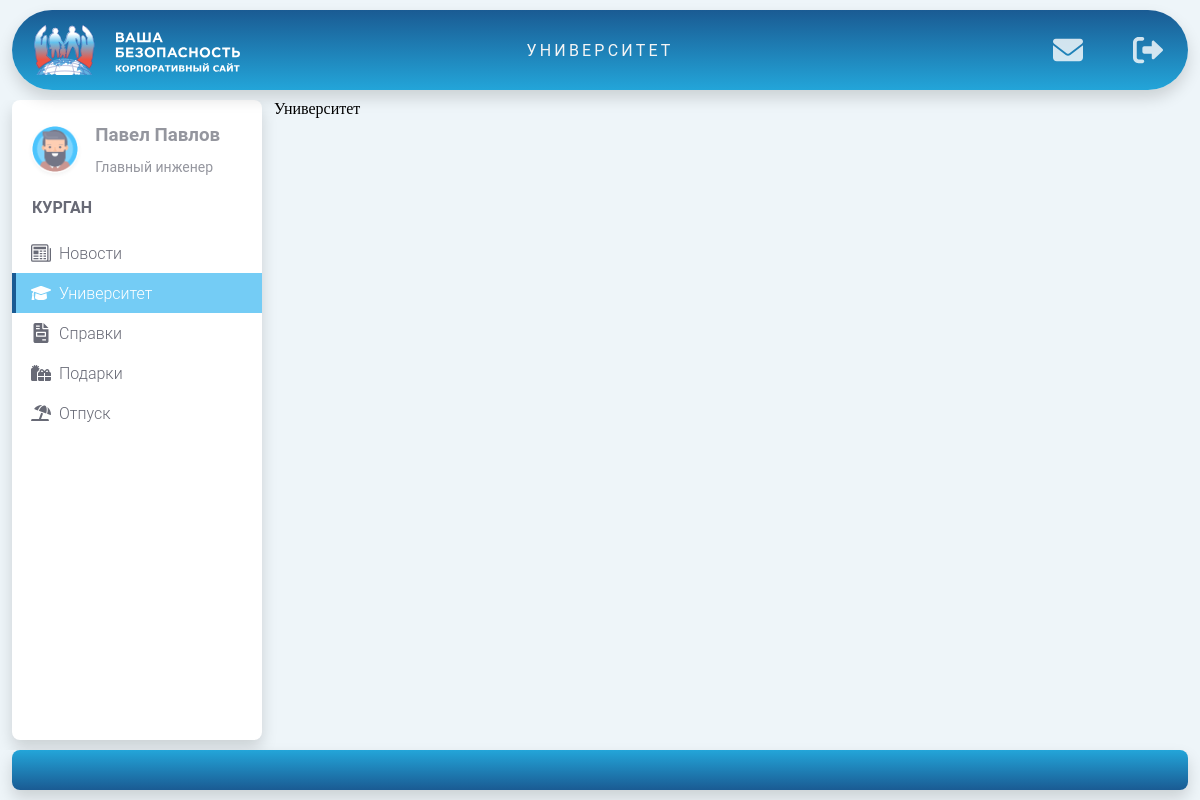
Screenshot of /university/ (signed in) with the database file from the repository.
### home/models.py (models this page shows, shortened)
class WebsiteFeatures(models.Model):
    title = models.CharField(max_length=50, verbose_name='Название')
    content = models.CharField(max_length=150, verbose_name='Описание')
    image = models.ImageField(upload_to='features_img/', verbose_name='Изображение')
    is_active = models.BooleanField(default=True, verbose_name='Актуальность')
    slug = models.SlugField(max_length=25, db_index=True, unique=True, verbose_name='URL адрес | Название иконки',
                            help_text='Указывается id иконки, содержащейся в файле static/main/img/sprite.svg. Также это поле используется в качестве слага при указании на URL страницу')
    class Meta:
        verbose_name = "Возможность сайта"
        verbose_name_plural = "Возможности сайта"
        ordering = ['id']

### users/models.py (models this page shows, shortened)
class Users(AbstractBaseUser, PermissionsMixin):
    name = models.CharField(max_length=150, verbose_name='Имя')
    surname = models.CharField(max_length=150, verbose_name='Фамилия')
    patronymic = models.CharField(max_length=150, verbose_name='Отчество', null=True, blank=True)
    job_title = models.ForeignKey('JobTitles', on_delete=models.PROTECT, related_name='users',
                                  verbose_name='Должность', null=True, blank=True)
    email = models.EmailField(max_length=150, verbose_name='E-mail', unique=True)
    phone_regex = RegexValidator(regex=r"^\+?1?\d{8,15}$")
    phone = models.CharField(validators=[phone_regex], max_length=16, null=True, blank=True,
                             verbose_name='Номер телефона')
    date_of_birth = models.DateField(verbose_name='Дата рождения', null=True, blank=True)
    is_staff = models.BooleanField(default=False, verbose_name='Пользователь базы данных', null=True, blank=True)
    is_active = models.BooleanField(default=True, verbose_name='Активный', null=True, blank=True)
    date_joined = models.DateTimeField(auto_now_add=True, verbose_name='Дата регистрации')
    department = models.ForeignKey('Departments', on_delete=models.PROTECT, related_name='users',
                                   verbose_name='Подразделение', null=True, blank=True)
    avatar = models.ForeignKey('Avatars', on_delete=models.PROTECT, related_name='users',
                               verbose_name='Аватарка', null=True, blank=True)
    is_manager = models.BooleanField(default=False, verbose_name='Руководитель',
                                     help_text='Руководитель сможет заводить новых сотрудников в системе, удалять их из '
                                               'системы, направлять на курсы повышения квалификации')
    is_hr = models.BooleanField(default=False, verbose_name='Кадровый работник',
                                help_text='Нужен хотя-бы один кадровый работник в каждом подразделении, который будет '
                                          'иметь возможность проверять документы остальных сотрудников на '
                                          'правильность заполнения')
    USERNAME_FIELD = 'email'
    REQUIRED_FIELDS = []
    objects = UserManager()
    def __str__(self):
        return f'{self.name} {self.surname}'
    class Meta:
        verbose_name = "Пользователя"
        verbose_name_plural = "Пользователи"

class Avatars(models.Model):
    avatar = models.ImageField(upload_to='avatars/', verbose_name='Аватарки', blank=True, null=True)
    class Meta:
        verbose_name = "Аватарка"
        verbose_name_plural = "Аватарки"

class JobTitles(models.Model):
    job_title = models.CharField(max_length=150, verbose_name='Должность', null=True, blank=True)
    def __str__(self):
        return self.job_title
    class Meta:
        verbose_name = "Должность"
        verbose_name_plural = "Должности"
        ordering = ['job_title']

class Departments(models.Model):
    department = models.CharField(max_length=150, verbose_name='Город', null=True, blank=True)
    def __str__(self):
        return self.department
    class Meta:
        verbose_name = "Подразделение"
        verbose_name_plural = "Подразделения"
        ordering = ['department']

### university/views.py (the view)
# urls.py: path('', index, name='gifts'),
@login_required
def index(request):
    context = {'title': 'Университет', 'menu_selected': 2,
               'menu': WebsiteFeatures.objects.filter(is_active=True)}
    return render(request, 'university/index.html', context)

### message/templatetags/message_tags.py (called while the page is built)
@register.inclusion_tag('message/message.html')
def show_messages(user):
    messages = Message.objects.filter(recipient=user, read_at__isnull=True,
                                      recipient_deleted_at__isnull=True).select_related('sender')
    return {'messages': messages, 'messages_count': messages.count()}

### university/templates/university/index.html
{% extends 'main/index.html' %}
{% block content_detail %}
    <div class="add-news">Университет</div>
{% endblock %}

### main/templates/main/index.html (shortened to what this page needs)
{% extends 'main/base.html' %}
{% load message_tags %}
{% load static %}
{% block extra_links %}
    <link rel="stylesheet" href="{% static 'main/css/style_index.css' %}">
{% endblock %}
{% block extra_buttons %}
    {% show_messages request.user %}
{% endblock %}
{% block content %}
    <main class="container">
        <nav class="sidebar">
            <a href="#" class="sidebar-header">
                {% if request.user.avatar %}
                    <img class="avatar" src="{{ request.user.avatar.avatar.url }}" alt="...">
                {% else %}
                    <img class="avatar" src="{% static 'users/img/default_avatar.png' %}" alt="...">
                {% endif %}
                <div class="sidebar-header_title">
                    <h3 class="user-name">{{ request.user }} </h3>
                    <p class="job-title">{{ request.user.job_title }}</p>
                </div>
            </a>
            <span class="division">{{ request.user.department }}</span>
            <ul class="sidebar-items">
                {% for menu_item in menu %}
                    {% if menu_item.pk == menu_selected %}
                        <li class="sidebar-item active">
                            <div class="sidebar-link">
                                <svg class="svg-sidebar">
                                    <use href="{% static 'main/img/sprite.svg' %}#{{ menu_item.slug }}"></use>
                                </svg>
                                <div class="sidebar-text">{{ menu_item.title }}</div>
                            </div>
                        </li>
                    {% else %}
                        <li class="sidebar-item">
                            <a href="{% url menu_item.slug %}" class="sidebar-link">
                                <svg class="svg-sidebar">
                                    <use href="{% static 'main/img/sprite.svg' %}#{{ menu_item.slug }}"></use>
                                </svg>
                                <div class="sidebar-text">{{ menu_item.title }}</div>
                            </a>
                        </li>
                    {% endif %}
                {% endfor %}
            </ul>
        </nav>
        {% block content_detail %}
        {% endblock %}
    </main>
{% endblock %}
{% block footer %}
    <footer class="footer">
        <div class="footer-content"></div>
    </footer>
{% endblock %}

### main/templates/main/base.html (shortened to what this page needs)
{% load static %}
<!DOCTYPE html>
<html lang="ru">
<head>
    <link rel="stylesheet" href="{% static 'main/css/style.css' %}">
    {% block extra_links %}
    {% endblock %}
</head>
<body>
<header class="header">
    <div class="nav">
        <div class="logo-container">
            <a href="https://vb-rf.ru" target="_blank" class="logo big-logo">
                <img class="logo-img" src="{% static 'main/img/full_logo.svg' %}" alt="Логотип"></a>
        </div>
        <div class="middle-container">{{ title }}</div>
        <div class="buttons-container">
            {% if  request.user.is_anonymous %}
                <a href="{% url 'login' %}" class="button-item">
                    <svg class="nav-img">
                        <use href="{% static 'main/img/sprite.svg' %}#login"></use>
                    </svg>
                </a>
            {% else %}
                {% if page == 'home' %}
                    <a href="{% url 'news' %}" class="button-item">
                        <svg class="nav-img">
                            <use href="{% static 'main/img/sprite.svg' %}#login"></use>
                        </svg>
                    </a>
                {% else %}
                    {% block extra_buttons %}
                    {% endblock %}
                    <a href="{% url 'logout' %}" class="button-item">
                        <svg class="nav-img">
                            <use href="{% static 'main/img/sprite.svg' %}#logout"></use>
                        </svg>
                    </a>
                {% endif %}
            {% endif %}
        </div>
    </div>
</header>
    {% block content %}
    {% endblock %}
{% block footer %}
{% endblock %}
</body>
</html>

### main/static/main/css/style.css (style rules this page uses)
:root { --color-acept: rgb(244, 73, 43); --color-start: rgb(26, 91, 147); --color-end: rgb(35, 165, 217); --color-middle: rgb(43, 128, 182); --color-gradient: linear-gradient(180deg, var(--color-start) 0%, var(--color-end) 100%); --color-gradient-reverse: linear-gradient(180deg, var(--color-end) 0%, var(--color-start) 100%); --color-text-main: #686a76; --color-background-main: #EEF5F9; --color-background-hover: rgba(0, 0, 0, .2); --shadow: 0 0.5rem 1rem rgba(0, 0, 0, 0.15); --shadow-sm: 0 0.125rem 0.25rem rgba(0, 0, 0, 0.075); }
body, html { padding: 0; margin: 0; background-color: var(--color-background-main); }
.header { width: 100%; height: 100px; position: fixed; top: 0; z-index: 50; background-color: #EEF5F9; }
.nav { width: 98%; height: 80px; background: var(--color-gradient); margin: 10px auto; border-radius: 50em; box-shadow: var(--shadow); color: white; display: flex; justify-content: space-between; }
.logo-container { width: 250px; }
.logo { height: 100%; align-items: center; justify-content: center; border-radius: 50em; transition: background .35s ease-out; }
.big-logo { width: 250px; }
.logo-img { height: 50px; }
.middle-container { display: flex; flex: 1 1 auto; align-items: center; justify-content: center; font-size: 16px; text-transform: uppercase; color: whitesmoke; font-family: Roboto, sans-serif; letter-spacing: 0.2em; }
.buttons-container { flex: 0 0 250px; display: flex; position: relative; justify-content: end; }
.button-item { width: 80px; height: 80px; display: flex; position: relative; justify-content: center; transition: background .5s ease-out; border-radius: 50em; }
.nav-img { width: 30px; height: auto; fill: white; opacity: .8; transition: opacity .35s ease-out; }
@media (min-width: 769px) { .big-logo { display: flex; } }

### main/static/main/css/style_index.css (style rules this page uses)
.container { margin-top: 100px; width: 100%; display: flex; flex-direction: row; }
.sidebar { color: var(--color-text-main); background: #fff; max-width: 250px; min-width: 250px; max-height: calc(100vh - 160px); min-height: calc(100vh - 160px); overflow: scroll; position: sticky; top: 100px; box-shadow: var(--shadow); margin: 0 1%; border-radius: .5em; }
.sidebar-header { display: flex; align-items: center; padding: 1.5rem 1rem; text-decoration: none; opacity: .7; }
.avatar { display: inline-block; position: relative; width: 3rem; text-align: center; border-radius: 50%; box-shadow: var(--shadow-sm); background: #fff; line-height: 3rem; max-width: 100%; height: auto; margin-left: 0.2rem; }
.sidebar-header_title { margin-left: 1rem; font-family: Roboto, sans-serif; color: var(--color-text-main); }
.user-name { margin-top: 0; margin-bottom: 0.5rem; font-weight: 700; line-height: 1.2; }
.job-title { font-size: 0.875rem; font-weight: 400; margin-bottom: 0; line-height: 1; }
.division { display: flex; font-family: Roboto, sans-serif; text-transform: uppercase; font-weight: 600; color: var(--color-text-main); font-size: 1rem; letter-spacing: 0; padding-left: 20px; }
.sidebar-items { padding-left: 0; list-style: none; }
.sidebar-item.active > .sidebar-link { color: #fff; border-left: 4px solid #1A5B93; background: #74ccf5; }
.sidebar-link { display: flex; position: relative; overflow: hidden; padding: 10px 15px; font-family: Roboto, sans-serif; text-decoration: none; text-overflow: ellipsis; color: inherit; border-left: 4px solid transparent; font-size: 1rem; font-weight: 300; align-items: center; }
.svg-sidebar { width: 20px; height: 20px; vertical-align: text-bottom; color: inherit; fill: currentColor; margin-right: 0.5rem }
.footer { position: fixed; bottom: 0; height: 50px; width: 100%; display: flex; justify-content: center; background-color: #EEF5F9; }
.footer-content { width: 98%; height: 80%; background: var(--color-gradient-reverse); box-shadow: var(--shadow); border-radius: .5em; }

### rows the page displays
WebsiteFeatures: title "УНИВЕРСИТЕТ", title "Университет"
Users: user.avatar.avatar (picture), user "Павел Павлов", user.job_title "Главный инженер", user.department "КУРГАН"
WebsiteFeatures: title "Новости"
WebsiteFeatures: title "Справки"
WebsiteFeatures: title "Подарки"
WebsiteFeatures: title "Отпуск"
